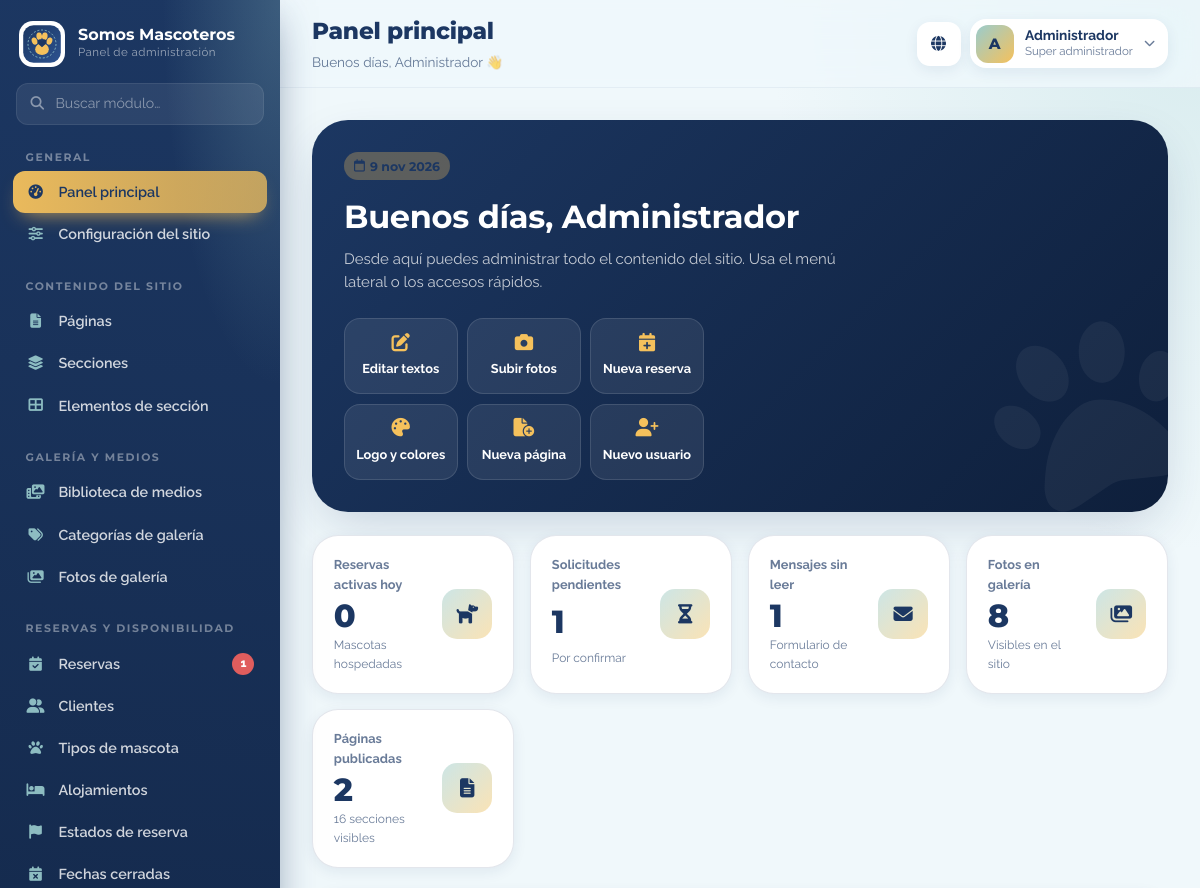
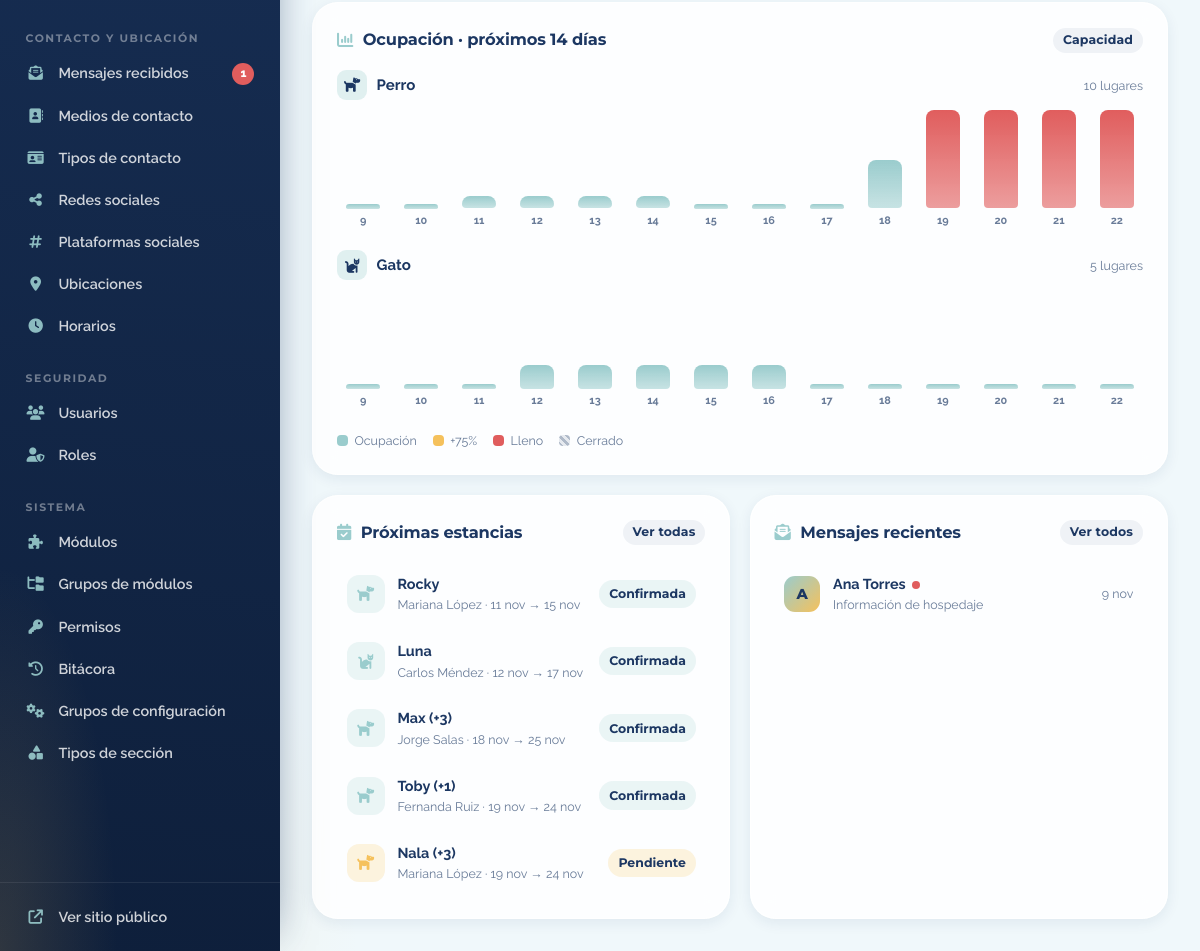
Page /admin/dashboard.php (signed in) on the committed database (2 pictures, top to bottom).
### tables this page shows
CREATE TABLE modules (
  id              INT UNSIGNED AUTO_INCREMENT PRIMARY KEY,
  module_group_id INT UNSIGNED NOT NULL,
  code            VARCHAR(50)  NOT NULL COMMENT 'Identificador interno usado por el sistema',
  name            VARCHAR(80)  NOT NULL,
  description     VARCHAR(255) NULL,
  icon            VARCHAR(60)  NOT NULL DEFAULT 'fa-solid fa-circle',
  sort_order      SMALLINT     NOT NULL DEFAULT 0,
  is_active       TINYINT(1)   NOT NULL DEFAULT 1,
  UNIQUE KEY uq_modules_code (code),
  CONSTRAINT fk_modules_group FOREIGN KEY (module_group_id) REFERENCES module_groups(id) ON UPDATE CASCADE
);

CREATE TABLE users (
  id             INT UNSIGNED AUTO_INCREMENT PRIMARY KEY,
  role_id        INT UNSIGNED NOT NULL,
  full_name      VARCHAR(120) NOT NULL,
  email          VARCHAR(160) NOT NULL,
  password_hash  VARCHAR(255) NOT NULL COMMENT 'Hash bcrypt/argon2 generado con password_hash()',
  is_active      TINYINT(1)   NOT NULL DEFAULT 1,
  last_login_at  DATETIME     NULL,
  created_at     DATETIME     NOT NULL DEFAULT CURRENT_TIMESTAMP,
  updated_at     DATETIME     NULL ON UPDATE CURRENT_TIMESTAMP,
  UNIQUE KEY uq_users_email (email),
  CONSTRAINT fk_users_role FOREIGN KEY (role_id) REFERENCES roles(id) ON UPDATE CASCADE
);

CREATE TABLE roles (
  id            INT UNSIGNED AUTO_INCREMENT PRIMARY KEY,
  name          VARCHAR(60)  NOT NULL,
  description   VARCHAR(255) NULL,
  is_system     TINYINT(1)   NOT NULL DEFAULT 0 COMMENT '1 = rol protegido (no se puede eliminar)',
  created_at    DATETIME     NOT NULL DEFAULT CURRENT_TIMESTAMP,
  UNIQUE KEY uq_roles_name (name)
);

CREATE TABLE pet_types (
  id            INT UNSIGNED AUTO_INCREMENT PRIMARY KEY,
  name          VARCHAR(60)  NOT NULL,
  icon          VARCHAR(60)  NOT NULL DEFAULT 'fa-solid fa-paw',
  is_active     TINYINT(1)   NOT NULL DEFAULT 1,
  sort_order    SMALLINT     NOT NULL DEFAULT 0,
  UNIQUE KEY uq_pet_types_name (name)
);

CREATE TABLE contact_messages (
  id            INT UNSIGNED AUTO_INCREMENT PRIMARY KEY,
  full_name     VARCHAR(120) NOT NULL,
  email         VARCHAR(160) NOT NULL,
  phone         VARCHAR(30)  NULL,
  subject       VARCHAR(160) NULL,
  message       TEXT         NOT NULL,
  is_read       TINYINT(1)   NOT NULL DEFAULT 0,
  created_at    DATETIME     NOT NULL DEFAULT CURRENT_TIMESTAMP,
  KEY ix_messages_created (created_at)
);

CREATE TABLE bookings (
  id                INT UNSIGNED AUTO_INCREMENT PRIMARY KEY,
  customer_id       INT UNSIGNED NOT NULL,
  pet_type_id       INT UNSIGNED NOT NULL,
  booking_status_id INT UNSIGNED NOT NULL,
  pet_name          VARCHAR(80)  NOT NULL,
  pets_count        TINYINT UNSIGNED NOT NULL DEFAULT 1,
  check_in          DATE         NOT NULL,
  check_out         DATE         NOT NULL,
  notes             TEXT         NULL,
  created_at        DATETIME     NOT NULL DEFAULT CURRENT_TIMESTAMP,
  updated_at        DATETIME     NULL ON UPDATE CURRENT_TIMESTAMP,
  KEY ix_bookings_range (pet_type_id, check_in, check_out),
  CONSTRAINT fk_bookings_customer FOREIGN KEY (customer_id)       REFERENCES customers(id)        ON UPDATE CASCADE,
  CONSTRAINT fk_bookings_pet      FOREIGN KEY (pet_type_id)       REFERENCES pet_types(id)        ON UPDATE CASCADE,
  CONSTRAINT fk_bookings_status   FOREIGN KEY (booking_status_id) REFERENCES booking_statuses(id) ON UPDATE CASCADE
);

CREATE TABLE customers (
  id            INT UNSIGNED AUTO_INCREMENT PRIMARY KEY,
  full_name     VARCHAR(120) NOT NULL,
  email         VARCHAR(160) NOT NULL,
  phone         VARCHAR(30)  NULL,
  created_at    DATETIME     NOT NULL DEFAULT CURRENT_TIMESTAMP,
  UNIQUE KEY uq_customers_email (email)
);

CREATE TABLE booking_statuses (
  id              INT UNSIGNED AUTO_INCREMENT PRIMARY KEY,
  code            VARCHAR(30)  NOT NULL,
  name            VARCHAR(60)  NOT NULL,
  color           VARCHAR(7)   NOT NULL DEFAULT '#9ACCCD',
  blocks_capacity TINYINT(1)   NOT NULL DEFAULT 1 COMMENT '1 = ocupa lugar en el calendario',
  sort_order      SMALLINT     NOT NULL DEFAULT 0,
  UNIQUE KEY uq_booking_statuses_code (code)
);

### admin/dashboard.php (the view, shortened to what the rows shown need)
<?php
require __DIR__ . '/includes/init.php';
$u = require_login();
$hour = (int)date('G');
$greet = $hour < 12 ? 'Buenos días' : ($hour < 19 ? 'Buenas tardes' : 'Buenas noches');
$today = date('Y-m-d');
$occupancy = [];
if (can('bookings')) {
    $types = db_all('SELECT id, name, icon FROM pet_types WHERE is_active = 1 ORDER BY sort_order');
    $end = date('Y-m-d', strtotime('+14 day'));
    foreach ($types as $t) {
        $r = compute_availability((int)$t['id'], $today, $end, 1);
        $occupancy[] = ['type' => $t, 'days' => array_values(array_filter($r['days'], fn($d) => $d['night'])), 'capacity' => $r['capacity']];
    }
    $upcoming = db_all(
        'SELECT b.id, b.pet_name, b.pets_count, b.check_in, b.check_out, c.full_name, p.name AS pet_type, p.icon, s.name AS status, s.color
         FROM bookings b JOIN customers c ON c.id = b.customer_id JOIN pet_types p ON p.id = b.pet_type_id
         JOIN booking_statuses s ON s.id = b.booking_status_id
         WHERE b.check_out >= ? AND s.code <> \'cancelled\' ORDER BY b.check_in LIMIT 6',
        [$today]
    );
}
$messages = can('contact_messages') ? db_all('SELECT id, full_name, subject, message, is_read, created_at FROM contact_messages ORDER BY created_at DESC LIMIT 5') : [];
function fdate(string $d, bool $time = false): string
{
    $m = ['ene', 'feb', 'mar', 'abr', 'may', 'jun', 'jul', 'ago', 'sep', 'oct', 'nov', 'dic'];
    $ts = strtotime($d);
    return date('j', $ts) . ' ' . $m[(int)date('n', $ts) - 1] . ($time ? ' · ' . date('H:i', $ts) : '');
}
admin_header('Panel principal', 'dashboard', ['subtitle' => $greet . ', ' . explode(' ', $u['full_name'])[0] . ' 👋']);
?>
<section class="welcome">
  <div class="welcome__copy">
    <span class="chip chip--accent"><i class="fa-regular fa-calendar"></i> <?= e(fdate($today)) ?> <?= date('Y') ?></span>
    <h2><?= e($greet) ?>, <?= e(explode(' ', $u['full_name'])[0]) ?></h2>
    <p>Desde aquí puedes administrar todo el contenido del sitio. Usa el menú lateral o los accesos rápidos.</p>
  </div>
</section>
<div class="dash-grid">
  <?php if ($occupancy): ?>
  <section class="card card--span2">
    <?php foreach ($occupancy as $o): ?>
      <div class="occ">
        <div class="occ__title"><span class="s2-ico"><i class="<?= e($o['type']['icon']) ?>"></i></span><strong><?= e($o['type']['name']) ?></strong><small><?= (int)$o['capacity'] ?> lugares</small></div>
        <div class="occ__bars">
          <?php foreach ($o['days'] as $d):
            $pct = $d['capacity'] ? min(100, round($d['occupied'] / $d['capacity'] * 100)) : 0;
            $cls = $d['closed'] ? 'is-closed' : ($pct >= 100 ? 'is-full' : ($pct >= 75 ? 'is-high' : '')); ?>
            <div class="occ__bar <?= $cls ?>" title="<?= e(fdate($d['date'])) ?>: <?= $d['closed'] ? 'Cerrado' : $d['occupied'] . ' / ' . $d['capacity'] ?>">
              <span style="--h:<?= $d['closed'] ? 100 : max(4, $pct) ?>%"></span>
              <small><?= date('j', strtotime($d['date'])) ?></small>
            </div>
          <?php endforeach; ?>
        </div>
      </div>
    <?php endforeach; ?>
  </section>
  <?php endif; ?>
  <?php if (!empty($upcoming) || can('bookings')): ?>
  <section class="card">
    <ul class="mini-list">
      <?php foreach ($upcoming ?? [] as $b): ?>
        <li>
          <span class="mini-list__icon" style="background:<?= e(safe_color($b['color'], '#9ACCCD')) ?>33;color:<?= e(safe_color($b['color'], '#1C3762')) ?>"><i class="<?= e($b['icon']) ?>"></i></span>
          <div><strong><?= e($b['pet_name']) ?><?= (int)$b['pets_count'] > 1 ? ' (+' . ((int)$b['pets_count'] - 1) . ')' : '' ?></strong><small><?= e($b['full_name']) ?> · <?= e(fdate($b['check_in'])) ?> → <?= e(fdate($b['check_out'])) ?></small></div>
          <span class="chip" style="background:<?= e(safe_color($b['color'], '#9ACCCD')) ?>33"><?= e($b['status']) ?></span>
        </li>
      <?php endforeach; ?>
    </ul>
  </section>
  <?php endif; ?>
  <?php if (can('contact_messages')): ?>
  <section class="card">
    <ul class="mini-list">
      <?php foreach ($messages as $m): ?>
        <li class="<?= $m['is_read'] ? '' : 'is-unread' ?>">
          <span class="avatar avatar--sm"><?= e(mb_strtoupper(mb_substr($m['full_name'], 0, 1))) ?></span>
          <div><strong><?= e($m['full_name']) ?></strong><small><?= e($m['subject'] ?: excerpt($m['message'], 60)) ?></small></div>
          <small class="mini-list__time"><?= e(fdate($m['created_at'])) ?></small>
        </li>
      <?php endforeach; ?>
    </ul>
  </section>
  <?php endif; ?>
</div>
<?php admin_footer(['page' => 'dashboard']); ?>

### admin/includes/init.php (shortened to what the rows shown need)
<?php
function current_user(): ?array
{
    static $user = false;
    if ($user !== false) {
        return $user;
    }
    $row = db_one(
        'SELECT u.id, u.full_name, u.email, u.role_id, u.is_active, r.name AS role_name, r.is_system
         FROM users u JOIN roles r ON r.id = u.role_id WHERE u.id = ?',
        [(int)$_SESSION['uid']]
    );
    $user = $row;
    return $user;
}
function user_permissions(): array
{
    static $perms = null;
    if ($perms !== null) {
        return $perms;
    }
    $perms = [];
    $u = current_user();
    if ((int)$u['is_system'] === 1) {
        $rows = db_all('SELECT m.code AS module, p.code AS perm FROM modules m CROSS JOIN permissions p WHERE m.is_active = 1');
    }
    foreach ($rows as $r) {
        $perms[$r['module']][$r['perm']] = true;
    }
    return $perms;
}
function can(string $module, string $perm = 'view'): bool
{
    $p = user_permissions();
    return !empty($p[$module][$perm]);
}
function require_login(): array
{
    $u = current_user();
    return $u;
}
function module_url(string $code): string
{
    return match ($code) {
        'dashboard' => 'dashboard.php',
        'settings'  => 'settings.php',
        'media'     => 'media.php',
        default     => 'crud.php?e=' . rawurlencode($code),
    };
}
function admin_menu(): array
{
    $mods = db_all(
        'SELECT m.code, m.name, m.icon, g.name AS group_name FROM modules m
         JOIN module_groups g ON g.id = m.module_group_id
         WHERE m.is_active = 1 ORDER BY g.sort_order, g.id, m.sort_order, m.id'
    );
    $out = [];
    foreach ($mods as $m) {
        if (can($m['code'], 'view')) {
            $out[$m['group_name']][] = $m;
        }
    }
    return $out;
}
function unread_messages(): int
{
    return can('contact_messages') ? (int)db_value('SELECT COUNT(*) FROM contact_messages WHERE is_read = 0') : 0;
}
function pending_bookings(): int
{
    return can('bookings') ? (int)db_value("SELECT COUNT(*) FROM bookings b JOIN booking_statuses s ON s.id = b.booking_status_id WHERE s.code = 'pending'") : 0;
}
function admin_header(string $title, string $activeModule, array $opts = []): void
{
    $u = current_user();
    $logo = setting('logo');
    $siteName = setting('site_name', 'Somos Mascoteros');
    $badges = ['contact_messages' => unread_messages(), 'bookings' => pending_bookings()];
    ?><!doctype html>
<html lang="es">
<head>
  <link rel="stylesheet" href="../assets/vendor/fontawesome/css/all.min.css">
  <link rel="stylesheet" href="../assets/vendor/select2/select2.min.css">
  <link rel="stylesheet" href="../assets/vendor/flatpickr/flatpickr.min.css">
  <link rel="stylesheet" href="../assets/vendor/quill/quill.snow.css">
  <link rel="stylesheet" href="../assets/css/ui.css?v=1">
  <link rel="stylesheet" href="../assets/css/admin.css?v=1">
</head>
<body class="admin">
<?php if ($u): ?>
<div class="shell">
  <aside class="sidebar" id="sidebar">
    <div class="sidebar__brand">
      <?php if ($logo): ?><img src="<?= e(url_for($logo)) ?>" alt=""><?php endif; ?>
      <div><strong><?= e($siteName) ?></strong><small>Panel de administración</small></div>
    </div>
    <div class="sidebar__search">
      <i class="fa-solid fa-magnifying-glass"></i>
      <input type="search" class="input" id="menuSearch" placeholder="Buscar módulo…" autocomplete="off">
    </div>
    <nav class="sidebar__nav" id="sidebarNav">
      <?php foreach (admin_menu() as $group => $mods): ?>
        <div class="sidebar__group">
          <span class="sidebar__group-title"><?= e($group) ?></span>
          <?php foreach ($mods as $m): $n = $badges[$m['code']] ?? 0; ?>
            <a href="<?= e(module_url($m['code'])) ?>" class="sidebar__link<?= $m['code'] === $activeModule ? ' is-active' : '' ?>">
              <i class="<?= e($m['icon']) ?>"></i><span><?= e($m['name']) ?></span>
              <?php if ($n): ?><em class="sidebar__badge"><?= $n ?></em><?php endif; ?>
            </a>
          <?php endforeach; ?>
        </div>
      <?php endforeach; ?>
    </nav>
    <div class="sidebar__foot">
      <a href="../index.php" target="_blank" rel="noopener" class="sidebar__link"><i class="fa-solid fa-arrow-up-right-from-square"></i><span>Ver sitio público</span></a>
    </div>
  </aside>
  <div class="main">
    <header class="topbar">
      <div class="topbar__title">
        <h1><?= e($title) ?></h1>
        <?php if (!empty($opts['subtitle'])): ?><p><?= e($opts['subtitle']) ?></p><?php endif; ?>
      </div>
      <div class="topbar__actions">
        <a class="topbar__icon" href="../index.php" target="_blank" rel="noopener" title="Ver sitio"><i class="fa-solid fa-globe"></i></a>
        <div class="usermenu" id="userMenu">
          <button class="usermenu__btn" aria-haspopup="true" aria-expanded="false">
            <span class="avatar"><?= e(mb_strtoupper(mb_substr($u['full_name'], 0, 1))) ?></span>
            <span class="usermenu__who"><strong><?= e($u['full_name']) ?></strong><small><?= e($u['role_name']) ?></small></span>
            <i class="fa-solid fa-chevron-down"></i>
          </button>
        </div>
      </div>
    </header>
    <main class="content">
<?php endif;
}
function admin_footer(array $jsData = []): void
{
    $u = current_user();
    ?>
<?php if ($u): ?>
    </main>
  </div>
</div>
<?php endif; ?>
</body>
</html>
<?php
}

### rows in the picture
modules: name "Panel principal"
modules: name "Configuración del sitio"
modules: name "Páginas"
modules: name "Secciones"
modules: name "Elementos de sección"
modules: name "Biblioteca de medios"
modules: name "Categorías de galería"
modules: name "Fotos de galería"
modules: name "Reservas", n "1"
modules: name "Clientes"
modules: name "Tipos de mascota"
modules: name "Alojamientos"
modules: name "Estados de reserva"
modules: name "Fechas cerradas"
modules: name "Mensajes recibidos", n "1"
modules: name "Medios de contacto"
modules: name "Tipos de contacto"
modules: name "Redes sociales"
modules: name "Plataformas sociales"
modules: name "Ubicaciones"
modules: name "Horarios"
modules: name "Usuarios"
modules: name "Roles"
modules: name "Módulos"
modules: name "Grupos de módulos"
modules: name "Permisos"
modules: name "Bitácora"
modules: name "Grupos de configuración"
modules: name "Tipos de sección"
users: full_name "A", full_name "Administrador", role.name "Super administrador"
pet_types: name "Perro", capacity "10", date "11", date "12", date "13", date "14", max(4, $pct) 4 (drawn), date "15", date "17", max(4, $pct) 40 (drawn), date "18", max(4, $pct) 100 (drawn), date "19", date "20", date "21", date "22"
contact_messages: is_read 0 (drawn), date "9", date "10", date "16", date "18", date "20", date "21", date "22", full_name "A", full_name "Ana Torres", subject "Información de hospedaje", created_at "9 nov"
pet_types: name "Gato", capacity "5", max(4, $pct) 4 (drawn), date "11", max(4, $pct) 20 (drawn), date "12", date "13", date "14", date "15", date "16", date "17"
bookings: max(4, $pct) 4 (drawn), check_in "19", pet_name "Nala", (int)$b['pets_count']-1 "3", customer.full_name "Mariana López", check_in "19 nov", check_out "24 nov", booking_status.name "Pendiente"
bookings: pet_name "Rocky", customer.full_name "Mariana López", check_in "11 nov", check_out "15 nov", booking_status.name "Confirmada"
bookings: pet_name "Luna", customer.full_name "Carlos Méndez", check_in "12 nov", check_out "17 nov", booking_status.name "Confirmada"
bookings: pet_name "Max", (int)$b['pets_count']-1 "3", customer.full_name "Jorge Salas", check_in "18 nov", check_out "25 nov", booking_status.name "Confirmada"
bookings: pet_name "Toby", (int)$b['pets_count']-1 "1", customer.full_name "Fernanda Ruiz", check_in "19 nov", check_out "24 nov", booking_status.name "Confirmada"

### other values in the picture
$siteName "Somos Mascoteros"
$group "GENERAL"
$group "CONTENIDO DEL SITIO"
$group "GALERÍA Y MEDIOS"
$group "RESERVAS Y DISPONIBILIDAD"
$group "CONTACTO Y UBICACIÓN"
$group "SEGURIDAD"
$group "SISTEMA"
$title "Panel principal"
$opts['subtitle'] "Buenos días, Administrador 👋"
$q[0] "Editar textos"
$q[0] "Subir fotos"
$q[0] "Nueva reserva"
$q[0] "Logo y colores"
$q[0] "Nueva página"
